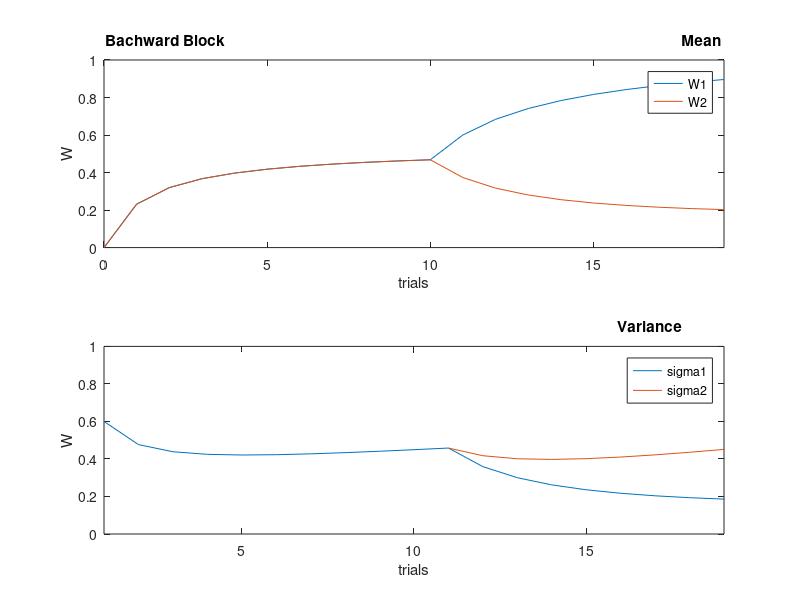
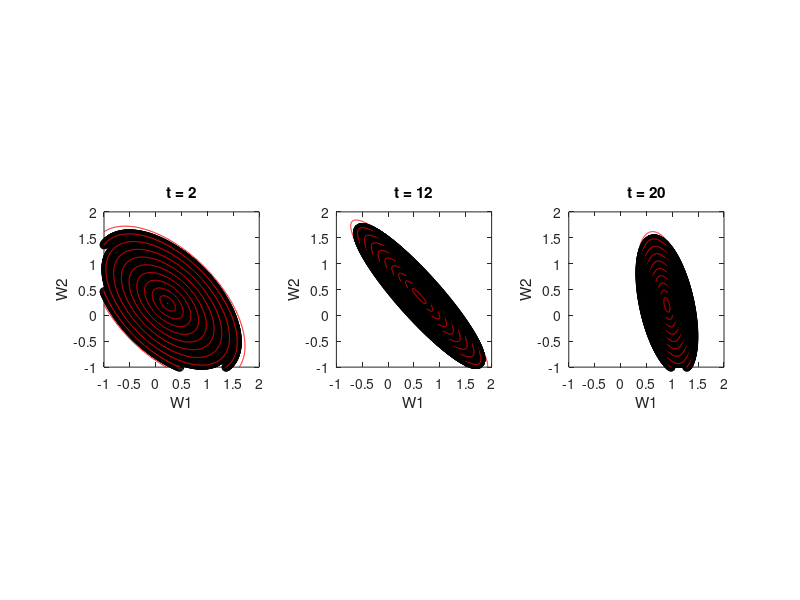

These charts were generated, in order, by the following MATLAB code:
clear
clc
close all
trial = 20;


r = ones(1,trial);
w0 = [0;0];
u = [ones(1,trial);ones(1,trial/2),zeros(1,trial/2)];
w_n = eye(2)*0.02;
tau = 1.2;
sigma0 = eye(2)*0.6;
sigma = zeros(2,2,trial);
sigma(:,:,1)=sigma0;
w0=[0;0];
w=zeros(2,20);
w(:, 1) = w0;
sigma1 = [];
sigma2 = [];
for i=1:trial-1
    sigma(:,:,i+1) = sigma(:,:,i)+ w_n;
    G = sigma(:,:,i+1)*u(:,i)*(u(:,i)'*sigma(:,:,i+1)*u(:,i)+tau^2)^(-1);
    sigma(:,:,i+1) =sigma(:,:,i+1)-G*u(:,i)'*sigma(:,:,i+1);
    w(:,i+1) = w(:,i)+G*(r(i)-u(:,i)'*w(:,i));

end

figure;
subplot(2,1,1)
plot(0:trial-1,w(1,:))
hold on
plot(0:trial-1,w(2,:))
xlim([0 trial-1])
hold on
title('Bachward Block                                                                                                                  Mean')
xlabel('trials');
ylabel('W');
legend('W1','W2');
subplot(2,1,2)
plot(1:trial,squeeze(sigma(1,1,:)))
hold on 
plot(11:trial,squeeze(sigma(2,2,11:trial)))  
xlim([1 trial-1])
ylim([0 1])
hold on
title('                                                                                                                      Variance')
xlabel('trials');
ylabel('W');
legend('sigma1','sigma2');



sigma1 = sigma(:,:,2);
sigma9 = sigma(:,:,12);
sigma19 = sigma(:,:,20);
sigmaVec = {sigma1, sigma9, sigma19};
w1 = w(:,2);
w9 = w(:,12);
w19 = w(:,20);
ww = {w1, w9, w19};
r = 0.3:0.3:3;
r = flip(r);
theta = 0:0.01:2*pi;
time = [2 12 20];
figure
for sub = 1:3
    subplot(1,3,sub)
    tmpW = ww{sub};
    sigmaTmp = sigmaVec{sub};
    for i = 1:length(r)
        x = r(i)*sin(theta);
        y = r(i)*cos(theta);
        for j = 1:length(x)
            tmp = [x(j);y(j)];
            tmp = sigmaTmp * tmp;
            x(j) = tmp(1)+tmpW(1);
            y(j) = tmp(2)+tmpW(2);
        end
        scatter(x,y,'k')
        plot(x,y,'r')
        axis square
        hold on
    end
    mu = ww{sub}';
    sigma = sigmaVec{sub};
    hold on
    xlim([-1 2])
    ylim([-1 2])
    xlabel('W1')
    ylabel('W2')
    title(sprintf("t = %d",time(sub)))
end
